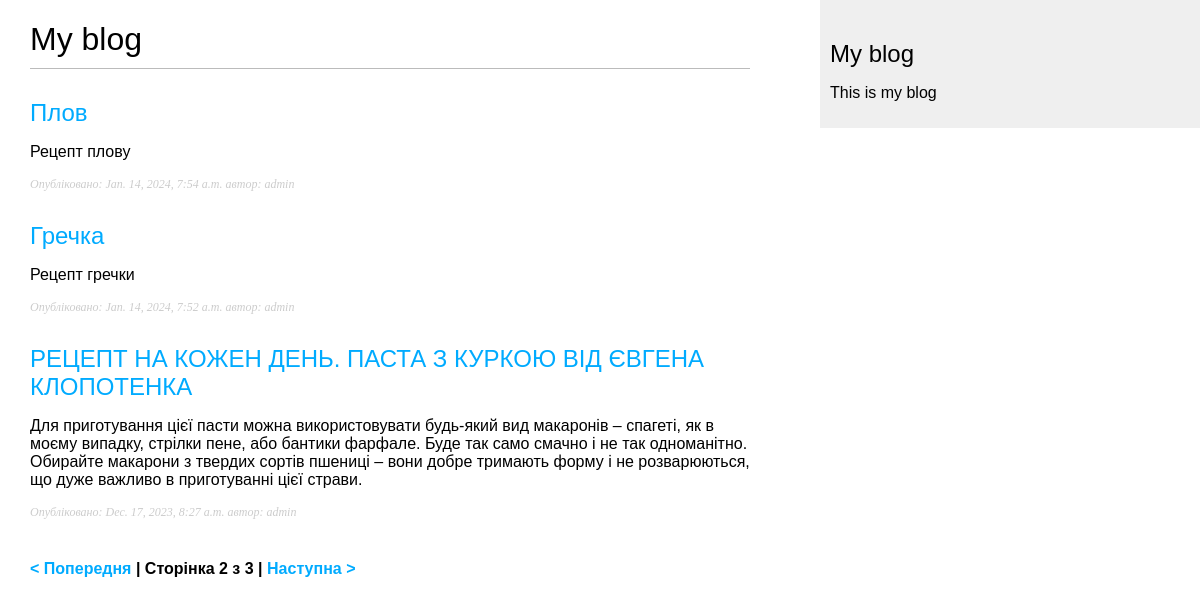
Screenshot of /blog/?page=2 with the database file from the repository.
### blog/models.py (models this page shows, shortened)
class Post(models.Model):
    STATUS_CHOISES=(('draft','Draft'),('published','Published'),)
    title=models.CharField(max_length=250,verbose_name='Post name')
    slug=models.SlugField(max_length=250,unique_for_date='publish')
    author=models.ForeignKey(User,on_delete=models.CASCADE, related_name='blog_posts',verbose_name='Author')
    short_description=models.CharField(max_length=400,verbose_name='Description')
    publish=models.DateTimeField(default=timezone.now,verbose_name='Publish date')
    created = models.DateTimeField(auto_now_add=True, verbose_name='Create date')
    updated = models.DateTimeField(auto_now=True, verbose_name='Update')
    status=models.CharField(max_length=10, choices=STATUS_CHOISES,default='draft')
    image=models.ImageField(upload_to='porodact_images/',verbose_name='Image',blank=False)
    class Meta:
        ordering=('-publish',)
    def get_absolut_url(self):
        return reverse('blog:post_detail',args=[self.publish.year,
                                                self.publish.month,
                                                self.publish.day,
                                                self.slug])

### blog/views.py (the view)
# urls.py: path('',views.PostListView.as_view(),name='post_list'),
class PostListView(ListView):
    queryset = Post.objects.all()
    context_object_name = 'posts'
    paginate_by = 3
    template_name = 'blog/post/list.html'

### blog/templates/blog/post/list.html (shortened to what this page needs)
{% extends "blog/base.html" %}
{% block content %}
    <h1>My blog</h1>
    {% for post in posts %}
    <h2>
        <a href="{{post.get_absolut_url}}">{{post.title}}</a>
    </h2>
    <p>{{post.short_description}}</p>
    <p class="date">Опубліковано: {{post.publish}} автор: {{post.author}}</p>
{% endfor %}
{% include "paginations.html" with page=page_obj %}
{% endblock %}

### blog/static/css/style.css (style rules this page uses)
body { margin:0; padding:0; font-family:helvetica, sans-serif; }
a { color:#00abff; text-decoration:none; }
h1 { font-weight:normal; border-bottom:1px solid #bbb; padding:0 0 10px 0; }
h2 { font-weight:normal; margin:30px 0 0; }
p.date { color:#ccc; font-family: georgia, serif; font-size: 12px; font-style: italic; }

### rows the page displays
Post: title "Плов", short_description "Рецепт плову", publish "Jan. 14, 2024, 7:54 a.m.", author "admin"
Post: title "Гречка", short_description "Рецепт гречки", publish "Jan. 14, 2024, 7:52 a.m.", author "admin"
Post: title "РЕЦЕПТ НА КОЖЕН ДЕНЬ. ПАСТА З КУРКОЮ ВІД ЄВГЕНА КЛОПОТЕНКА", short_description "Для приготування цієї пасти можна використовувати будь-який вид макаронів – спагеті, як в моєму випадку, стрілки пене, або бантики фарфале. Буде так само смачно і не так одноманітно. Обирайте макарони з твердих сортів пшениці – вони добре тримають форму і не розварюються, що дуже важливо в приготуванні цієї страви.", publish "Dec. 17, 2023, 8:27 a.m.", author "admin"

### other values shown
{{ page.number }} "2"
{{ page.paginator.num_pages }} "3"
